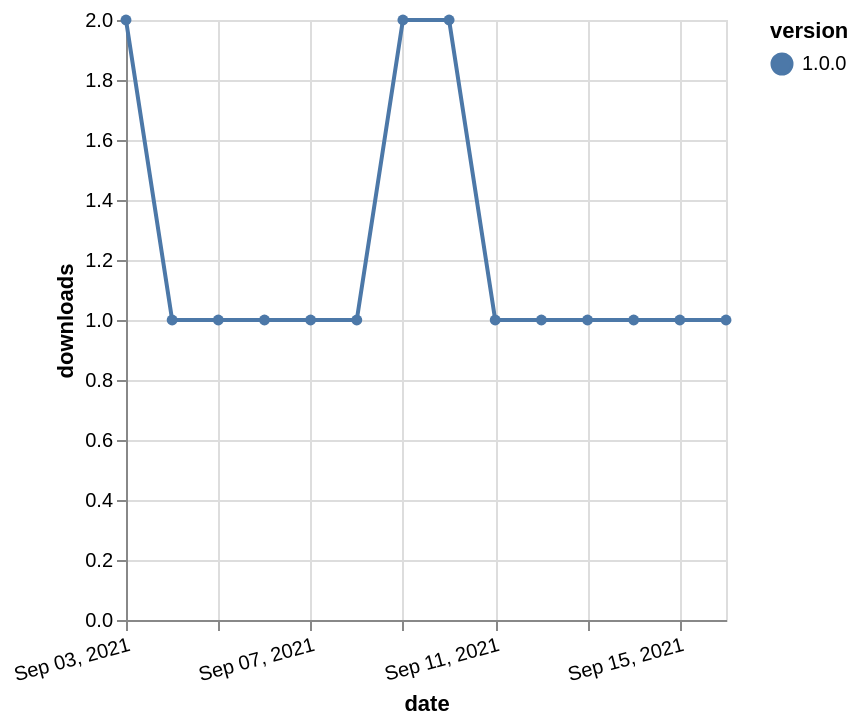

Specify this chart in Vega-Lite:
### Vega-Lite specification from a JSON file in a GitHub repository (floating-point values rounded to 4 significant figures)
{"$schema": "https://vega.github.io/schema/vega-lite/v5.json", "description": "A simple bar chart with embedded data.", "data": {"values": [{"date": "2021-09-03", "total": 118, "delta": 2, "version": "1.0.0"}, {"date": "2021-09-04", "total": 119, "delta": 1, "version": "1.0.0"}, {"date": "2021-09-05", "total": 120, "delta": 1, "version": "1.0.0"}, {"date": "2021-09-06", "total": 121, "delta": 1, "version": "1.0.0"}, {"date": "2021-09-07", "total": 122, "delta": 1, "version": "1.0.0"}, {"date": "2021-09-08", "total": 123, "delta": 1, "version": "1.0.0"}, {"date": "2021-09-09", "total": 125, "delta": 2, "version": "1.0.0"}, {"date": "2021-09-10", "total": 127, "delta": 2, "version": "1.0.0"}, {"date": "2021-09-11", "total": 128, "delta": 1, "version": "1.0.0"}, {"date": "2021-09-12", "total": 129, "delta": 1, "version": "1.0.0"}, {"date": "2021-09-13", "total": 130, "delta": 1, "version": "1.0.0"}, {"date": "2021-09-14", "total": 131, "delta": 1, "version": "1.0.0"}, {"date": "2021-09-15", "total": 132, "delta": 1, "version": "1.0.0"}, {"date": "2021-09-16", "total": 133, "delta": 1, "version": "1.0.0"}]}, "width": "container", "mark": {"type": "line", "point": {"filled": true}}, "encoding": {"x": {"field": "date", "type": "temporal", "timeUnit": "yearmonthdate", "title": "date", "axis": {"labelAngle": -15}}, "y": {"field": "delta", "type": "quantitative", "title": "downloads"}, "color": {"field": "version", "type": "nominal"}, "tooltip": {"field": "delta"}}}
